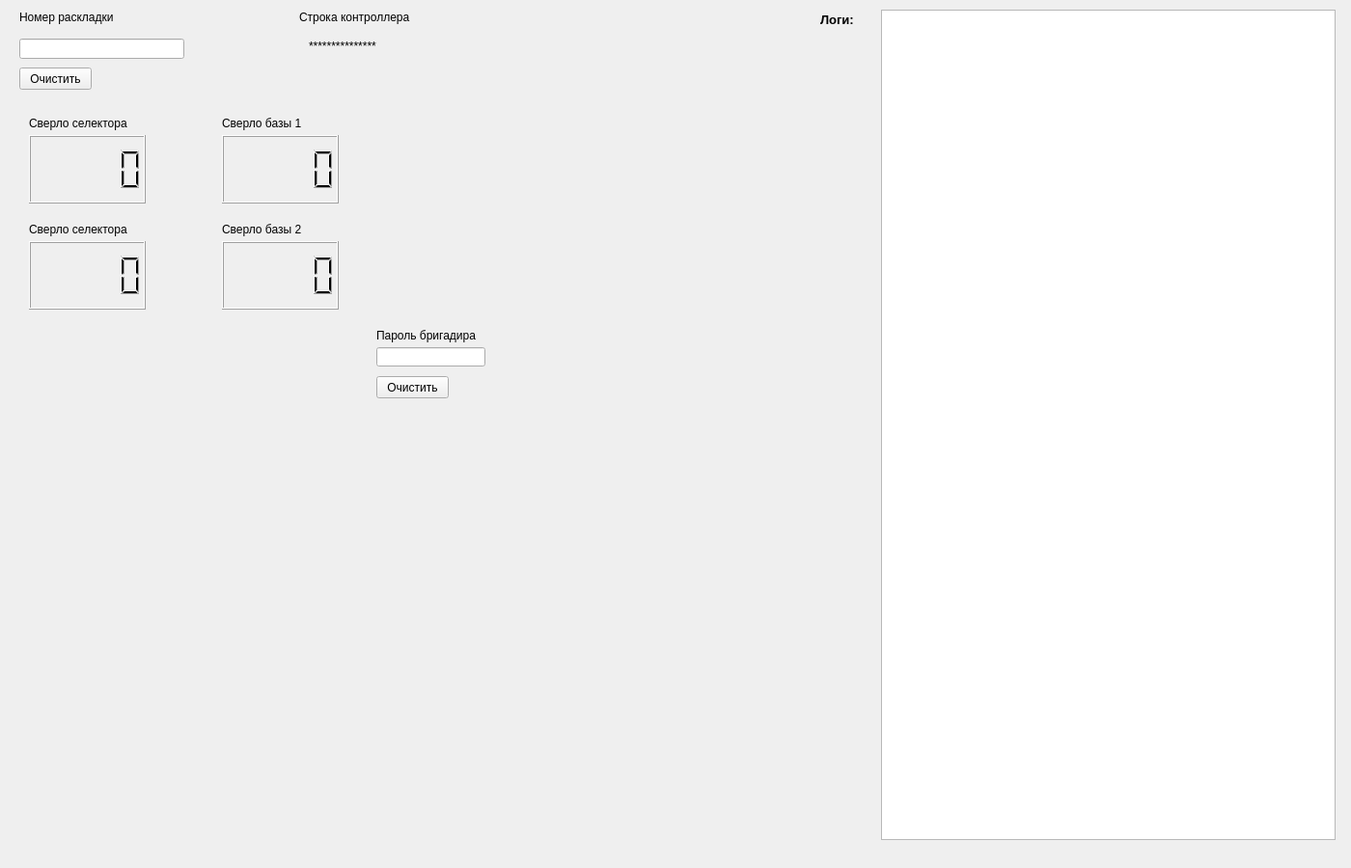
<?xml version="1.0" encoding="UTF-8"?>
<ui version="4.0">
 <class>MainWindow</class>
 <widget class="QMainWindow" name="MainWindow">
  <property name="windowModality">
   <enum>Qt::ApplicationModal</enum>
  </property>
  <property name="geometry">
   <rect>
    <x>0</x>
    <y>0</y>
    <width>1400</width>
    <height>900</height>
   </rect>
  </property>
  <property name="minimumSize">
   <size>
    <width>1400</width>
    <height>900</height>
   </size>
  </property>
  <property name="maximumSize">
   <size>
    <width>1400</width>
    <height>900</height>
   </size>
  </property>
  <property name="focusPolicy">
   <enum>Qt::StrongFocus</enum>
  </property>
  <property name="windowTitle">
   <string>Селектор сверел</string>
  </property>
  <property name="documentMode">
   <bool>false</bool>
  </property>
  <widget class="QWidget" name="centralwidget">
   <widget class="QLineEdit" name="lineEdit">
    <property name="geometry">
     <rect>
      <x>20</x>
      <y>40</y>
      <width>171</width>
      <height>21</height>
     </rect>
    </property>
   </widget>
   <widget class="QLabel" name="label">
    <property name="geometry">
     <rect>
      <x>20</x>
      <y>10</y>
      <width>131</width>
      <height>16</height>
     </rect>
    </property>
    <property name="text">
     <string>Номер раскладки</string>
    </property>
   </widget>
   <widget class="QLabel" name="label_2">
    <property name="geometry">
     <rect>
      <x>310</x>
      <y>10</y>
      <width>131</width>
      <height>16</height>
     </rect>
    </property>
    <property name="text">
     <string>Строка контроллера</string>
    </property>
   </widget>
   <widget class="QLabel" name="label_3">
    <property name="geometry">
     <rect>
      <x>320</x>
      <y>40</y>
      <width>131</width>
      <height>16</height>
     </rect>
    </property>
    <property name="text">
     <string>***************</string>
    </property>
   </widget>
   <widget class="QLCDNumber" name="lcdNumber">
    <property name="geometry">
     <rect>
      <x>30</x>
      <y>140</y>
      <width>121</width>
      <height>71</height>
     </rect>
    </property>
    <property name="mode">
     <enum>QLCDNumber::Dec</enum>
    </property>
    <property name="segmentStyle">
     <enum>QLCDNumber::Filled</enum>
    </property>
    <property name="intValue" stdset="0">
     <number>0</number>
    </property>
   </widget>
   <widget class="QLCDNumber" name="lcdNumber_2">
    <property name="geometry">
     <rect>
      <x>30</x>
      <y>250</y>
      <width>121</width>
      <height>71</height>
     </rect>
    </property>
    <property name="intValue" stdset="0">
     <number>0</number>
    </property>
   </widget>
   <widget class="QLCDNumber" name="lcdNumber_3">
    <property name="geometry">
     <rect>
      <x>230</x>
      <y>140</y>
      <width>121</width>
      <height>71</height>
     </rect>
    </property>
    <property name="value" stdset="0">
     <double>0.000000000000000</double>
    </property>
   </widget>
   <widget class="QLCDNumber" name="lcdNumber_4">
    <property name="geometry">
     <rect>
      <x>230</x>
      <y>250</y>
      <width>121</width>
      <height>71</height>
     </rect>
    </property>
   </widget>
   <widget class="QLabel" name="label_4">
    <property name="geometry">
     <rect>
      <x>30</x>
      <y>120</y>
      <width>131</width>
      <height>16</height>
     </rect>
    </property>
    <property name="text">
     <string>Сверло селектора</string>
    </property>
   </widget>
   <widget class="QLabel" name="label_5">
    <property name="geometry">
     <rect>
      <x>230</x>
      <y>120</y>
      <width>131</width>
      <height>16</height>
     </rect>
    </property>
    <property name="text">
     <string>Сверло базы 1</string>
    </property>
   </widget>
   <widget class="QPushButton" name="pushButton">
    <property name="geometry">
     <rect>
      <x>20</x>
      <y>70</y>
      <width>75</width>
      <height>23</height>
     </rect>
    </property>
    <property name="text">
     <string>Очистить</string>
    </property>
    <property name="checkable">
     <bool>false</bool>
    </property>
   </widget>
   <widget class="QLabel" name="label_6">
    <property name="geometry">
     <rect>
      <x>30</x>
      <y>230</y>
      <width>131</width>
      <height>16</height>
     </rect>
    </property>
    <property name="text">
     <string>Сверло селектора</string>
    </property>
   </widget>
   <widget class="QLabel" name="label_7">
    <property name="geometry">
     <rect>
      <x>230</x>
      <y>230</y>
      <width>131</width>
      <height>16</height>
     </rect>
    </property>
    <property name="text">
     <string>Сверло базы 2</string>
    </property>
   </widget>
   <widget class="QLabel" name="label_8">
    <property name="geometry">
     <rect>
      <x>390</x>
      <y>340</y>
      <width>111</width>
      <height>16</height>
     </rect>
    </property>
    <property name="text">
     <string>Пароль бригадира</string>
    </property>
   </widget>
   <widget class="QLineEdit" name="lineEdit_2">
    <property name="geometry">
     <rect>
      <x>390</x>
      <y>360</y>
      <width>113</width>
      <height>20</height>
     </rect>
    </property>
    <property name="echoMode">
     <enum>QLineEdit::Password</enum>
    </property>
   </widget>
   <widget class="QPushButton" name="pushButton_2">
    <property name="geometry">
     <rect>
      <x>390</x>
      <y>390</y>
      <width>75</width>
      <height>23</height>
     </rect>
    </property>
    <property name="text">
     <string>Очистить</string>
    </property>
    <property name="checkable">
     <bool>false</bool>
    </property>
   </widget>
   <widget class="QTextEdit" name="textEditConsole">
    <property name="geometry">
     <rect>
      <x>913</x>
      <y>10</y>
      <width>471</width>
      <height>861</height>
     </rect>
    </property>
    <property name="readOnly">
     <bool>true</bool>
    </property>
    <property name="overwriteMode">
     <bool>false</bool>
    </property>
   </widget>
   <widget class="QLabel" name="label_9">
    <property name="geometry">
     <rect>
      <x>850</x>
      <y>10</y>
      <width>61</width>
      <height>21</height>
     </rect>
    </property>
    <property name="font">
     <font>
      <pointsize>10</pointsize>
      <weight>75</weight>
      <bold>true</bold>
     </font>
    </property>
    <property name="text">
     <string>Логи:</string>
    </property>
   </widget>
   <widget class="QLabel" name="label_10">
    <property name="geometry">
     <rect>
      <x>40</x>
      <y>370</y>
      <width>321</width>
      <height>121</height>
     </rect>
    </property>
    <property name="font">
     <font>
      <pointsize>28</pointsize>
      <weight>75</weight>
      <bold>true</bold>
     </font>
    </property>
    <property name="text">
     <string/>
    </property>
   </widget>
  </widget>
  <widget class="QMenuBar" name="menubar">
   <property name="enabled">
    <bool>false</bool>
   </property>
   <property name="geometry">
    <rect>
     <x>0</x>
     <y>0</y>
     <width>1400</width>
     <height>21</height>
    </rect>
   </property>
  </widget>
 </widget>
 <resources/>
 <connections/>
</ui>
